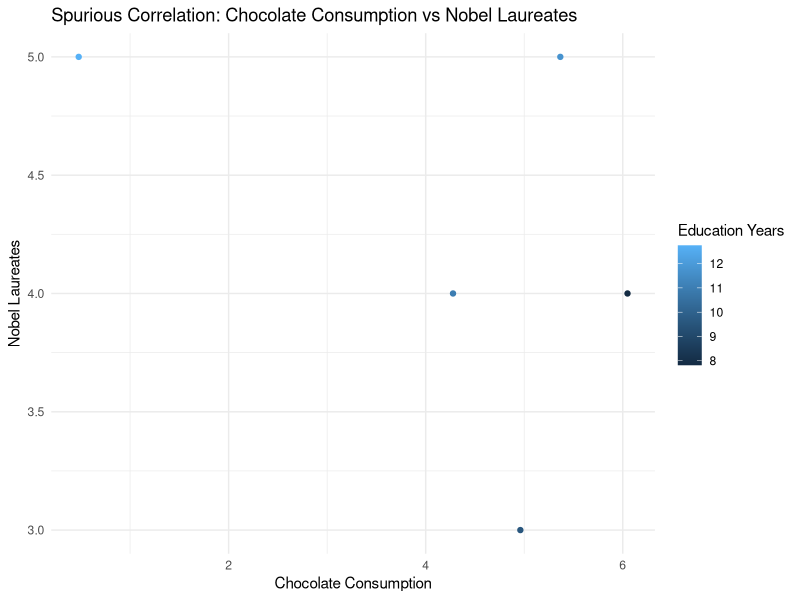

The R script that drew this image:
## ---- chunk 1
# Generate a sample dataset (replace this with your actual dataset)
set.seed(789)
countries <- c("USA", "Sweden", "Switzerland", "Belgium", "Norway")
chocolate_consumption <- rnorm(length(countries), mean = 5, sd = 2)
nobel_laureates <- rpois(length(countries), lambda = 5)
education_years <- rnorm(length(countries), mean = 12, sd = 2)

# Create a dataframe
data <- data.frame(Country = countries, ChocolateConsumption = chocolate_consumption, NobelLaureates = nobel_laureates, EducationYears = education_years)

# Load necessary libraries
library(ggplot2)

# Plotting
ggplot(data, aes(x = ChocolateConsumption, y = NobelLaureates, color = EducationYears)) +
  geom_point() +
  labs(title = "Spurious Correlation: Chocolate Consumption vs Nobel Laureates",
       x = "Chocolate Consumption",
       y = "Nobel Laureates",
       color = "Education Years") +
  theme_minimal()
